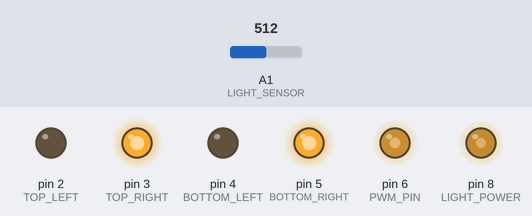
This sketch was run on a simulated Arduino Uno, built with avr-gcc and run on an emulated ATmega328P. Parts: output pins drawn as LEDs (lit = HIGH). The test bench sets the inputs (shaded band); at power-on: A1 (LIGHT_SENSOR) = 512.

Above: at 0.1 s.
Timing chart, 0 to 1.6 s (numbered marks = the images above):
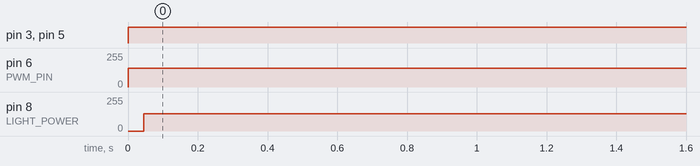

The sketch:

sketch.ino
```cpp
#define TOP_LEFT 2
#define TOP_RIGHT 3
#define BOTTOM_LEFT 4
#define BOTTOM_RIGHT 5
#define PWM_PIN 6

#define NUM_BLOCKS 10
#define SPEED 100

#define BRICK_VAL 172
#define WOOD_VAL 280
#define ALUMINUM_VAL 200
#define STEEL_VAL 70

#define LIGHT_POWER 8
#define LIGHT_SENSOR A1
#define SAMPLES 50

int block_count = 10;
int blocks[10];
int nextBlockVal;

void setup() {
	pinMode(TOP_LEFT, OUTPUT);
	pinMode(TOP_RIGHT, OUTPUT);
	pinMode(BOTTOM_LEFT, OUTPUT);
	pinMode(BOTTOM_RIGHT, OUTPUT);
	pinMode(PWM_PIN, OUTPUT);
        pinMode(LIGHT_POWER, OUTPUT);
        Serial.begin(115200);
}

void loop() {
	/*while (block_count < NUM_BLOCKS) {
		forward(SPEED);
		while (not isBlock());
		block_count++;
		blocks[block_count] = blockVal();
	}
	calcNextBlock();*/
  forward(140);
//    delay(100);
//  brake();
//    delay(100);

//  Serial.println
int  v= blockVal();
while(v > 1023) { v = blockVal(); }
  //Serial.println(v);
  if ((v >= BRICK_VAL && v <= BRICK_VAL + 5) || v >= WOOD_VAL){

    Serial.println("DIGDIGDIGIDGG\n\n\n\n\n\n\n");
    brake();
    delay(1000);
    forward(140);
    //v=blockVal();
    while(v > 165){ v = blockVal(); }

  }
  //else if (v == 0) { brake(); while(1) {} }


}

// returns true if we are on top of a block
bool isBlock(int v) {
  return (v > BRICK_VAL);
}

// reads the optical measurement of block
int blockVal() {
	long temp = 0;
	unsigned int hi;
	for (unsigned int i = 0; i < SAMPLES; i++)
	{
		digitalWrite(LIGHT_POWER, HIGH);
		delay(1);
		hi = analogRead(LIGHT_SENSOR);
                //Serial.println(hi);
		digitalWrite(LIGHT_POWER, LOW);
		delay(1);
		temp += analogRead(LIGHT_SENSOR) - hi;
	}
	temp /= SAMPLES;
	return (int) temp;
}

void forward(int speed) {
	digitalWrite(TOP_LEFT, LOW);
	digitalWrite(TOP_RIGHT, HIGH);
	digitalWrite(BOTTOM_LEFT, LOW);
	digitalWrite(BOTTOM_RIGHT, HIGH);
	analogWrite(PWM_PIN, speed);
}

void reverse(int speed) {
	digitalWrite(TOP_LEFT, HIGH);
	digitalWrite(TOP_RIGHT, LOW);
	digitalWrite(BOTTOM_LEFT, HIGH);
	digitalWrite(BOTTOM_RIGHT, LOW);
	analogWrite(PWM_PIN, speed);
}

void brake() {
	digitalWrite(TOP_LEFT, LOW);
	digitalWrite(TOP_RIGHT, LOW);
	digitalWrite(BOTTOM_LEFT, HIGH);
	digitalWrite(BOTTOM_RIGHT, HIGH);
}
```

Measured:
- by itself, pin 3 (TOP_RIGHT), pin 5 (BOTTOM_RIGHT): LOW → HIGH at 0.00 s
- by itself, pin 6 (PWM_PIN): 0/255 → 140/255 at 0.00 s
- by itself, pin 8 (LIGHT_POWER): 0/255 → 128/255 at 0.04 s
